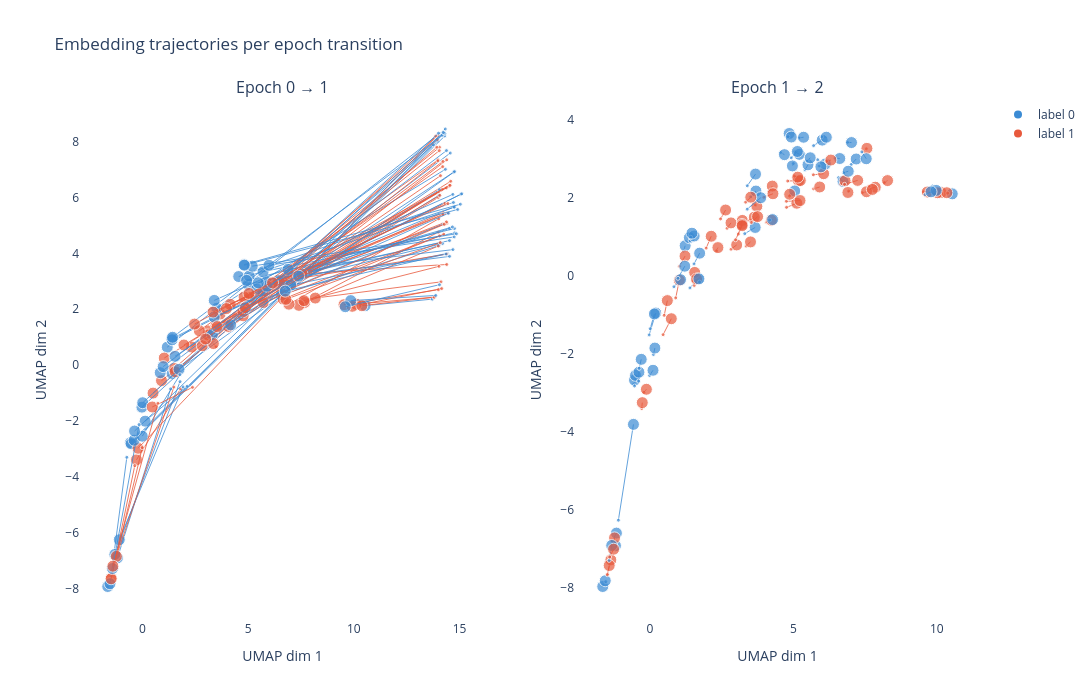

Source (notebook cell):
### Code cell
path = Path("C:/Users/marku/Downloads/wandb_export_2026-03-17T14_05_57.227+01_00.csv")
outpath = Path("C:/Users/marku/Downloads/wandb_export_2026-03-17T14_05_57.227+01_00.html")
build_trajectory_plot_from_csv(path, outpath)
